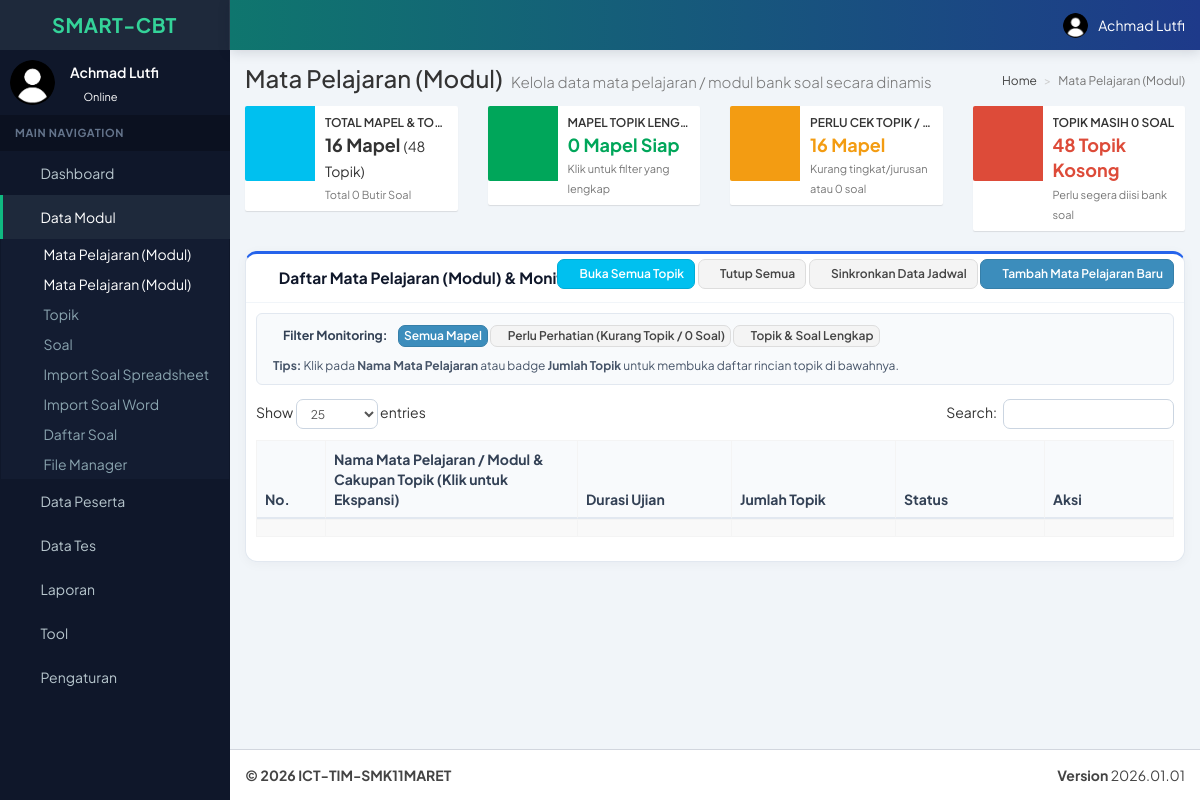
/index.php/manager/modul_mapel (signed in), run on an earlier commit of the app's database.
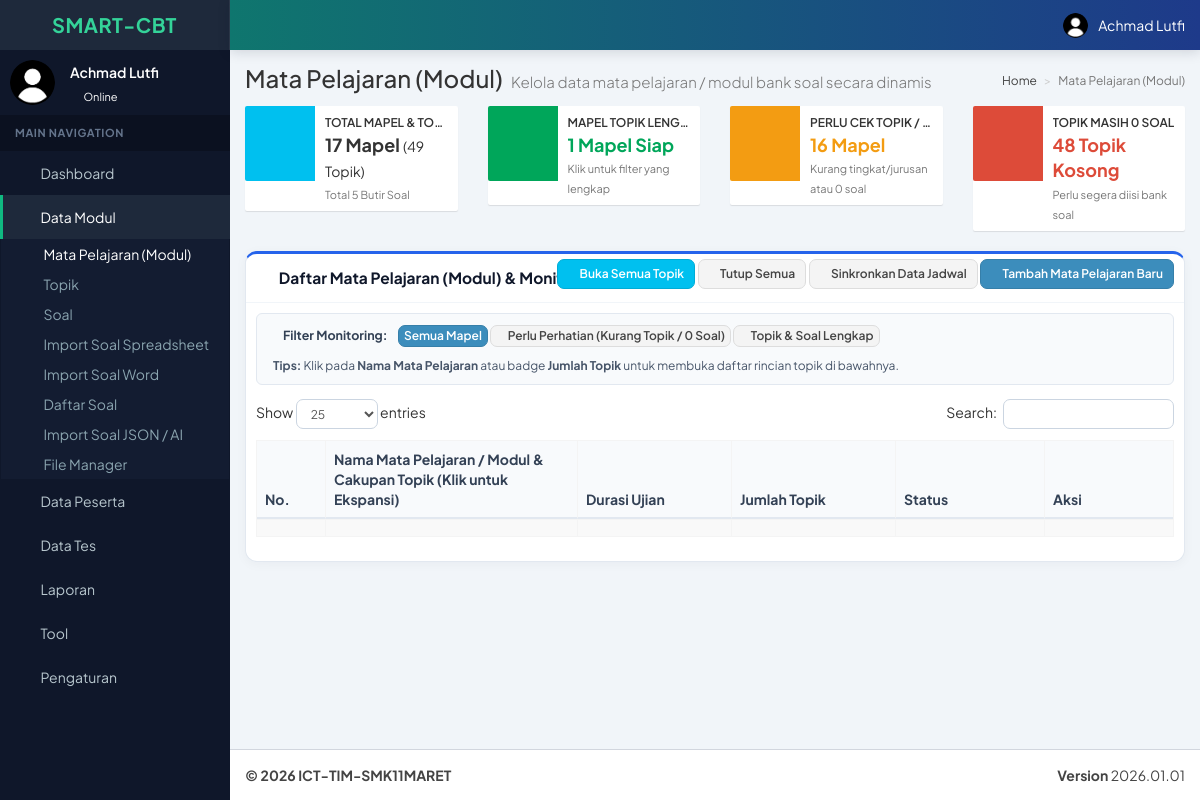
And on a later commit of the database.
### tables this page shows
CREATE TABLE `user_menu` (
  `id` int(11) NOT NULL AUTO_INCREMENT,
  `tipe` int(11) NOT NULL DEFAULT 1 COMMENT '0=parent, 1=child',
  `parent` varchar(50) DEFAULT NULL,
  `kode_menu` varchar(50) NOT NULL,
  `nama_menu` varchar(100) NOT NULL,
  `url` varchar(150) NOT NULL DEFAULT '#',
  `icon` varchar(75) NOT NULL DEFAULT 'fa fa-circle-o',
  `urutan` int(11) NOT NULL,
  PRIMARY KEY (`id`),
  UNIQUE KEY `kode_menu` (`kode_menu`)
);

### application/libraries/Template.php (called while the page is built, shortened)
<?php  if ( ! defined('BASEPATH')) exit('No direct script access allowed');
	class Template{
		protected $_ci;
		function __construct(){
			$this->_ci=&get_instance();
		}
		function display_admin($template, $title, $data=null){
			$data['sidemenu']=$this->_ci->users_model->get_menu($data['kode_menu'], $this->_ci->access->get_level());;
		}
	}
?>

### application/controllers/manager/Modul_mapel.php (called while the page is built, shortened)
<?php if ( ! defined('BASEPATH')) exit('No direct script access allowed');
class Modul_mapel extends Member_Controller {
	private $kode_menu = 'modul-mapel';
	private $kelompok = 'modul';
	private $url = 'manager/modul_mapel';
    function __construct(){
        $q_dup_akses = $this->db->where('kode_menu', $this->kode_menu)->where('level', 'admin')->order_by('id', 'ASC')->get('user_akses');
        if($q_dup_akses->num_rows() > 1){
            $rows_a = $q_dup_akses->result();
            for($k = 1; $k < count($rows_a); $k++){
                $this->db->where('id', $rows_a[$k]->id)->delete('user_akses');
            }
        }
	}
    public function index(){
        $data['kode_menu'] = $this->kode_menu;
        $data['url'] = $this->url;
        $summary = $this->get_monitoring_summary();
        $data['summary'] = $summary;
        $this->template->display_admin($this->kelompok.'/modul_mapel_view', 'Mata Pelajaran (Modul)', $data);
    }
    private function analyze_modul_topics($modul_id, $modul_nama, $topik_rows){
        $nama_upper = strtoupper($modul_nama);
        $is_kejuruan = (
            strpos($nama_upper, 'KEAHLIAN') !== false ||
            strpos($nama_upper, 'KEJURUAN') !== false ||
            strpos($nama_upper, 'MAPEL PILIHAN') !== false ||
            strpos($nama_upper, 'PRODUKTIF') !== false
        );
        $specific_tingkat = '';
        if(preg_match('/\b(XII|12)\b/i', $modul_nama)){
            $specific_tingkat = 'XII';
        }else if(preg_match('/\b(XI|11)\b/i', $modul_nama)){
            $specific_tingkat = 'XI';
        }else if(preg_match('/\b(X|10)\b/i', $modul_nama)){
            $specific_tingkat = 'X';
        }
        $tingkat_found = array('X' => 0, 'XI' => 0, 'XII' => 0);
        $jurusan_found = array('TKR' => 0, 'TSM' => 0, 'TKJ' => 0, 'OTKP' => 0, 'AKL' => 0);
        $jurusan_aliases = array(
            'TKR'  => array('TKR', 'TKRO', 'OTOMOTIF'),
            'TSM'  => array('TSM', 'TBSM', 'OTOMOTIF'),
            'TKJ'  => array('TKJ', 'TJKT'),
            'OTKP' => array('OTKP', 'MPLB', 'MP', 'AP'),
            'AKL'  => array('AKL', 'AK')
        );
        $total_soal_modul = 0;
        $topik_kosong_count = 0;
        $topik_terjadwal_count = 0;
        $topik_details = array();
        foreach($topik_rows as $t){
            $t_upper = strtoupper($t->topik_nama);
            $t_tingkat = '';
            if(preg_match('/\b(XII|12)\b/', $t_upper)){
                $t_tingkat = 'XII';
                $tingkat_found['XII']++;
            }else if(preg_match('/\b(XI|11)\b/', $t_upper)){
                $t_tingkat = 'XI';
                $tingkat_found['XI']++;
            }else if(preg_match('/\b(X|10)\b/', $t_upper)){
                $t_tingkat = 'X';
                $tingkat_found['X']++;
            }else if(!empty($specific_tingkat)){
                $t_tingkat = $specific_tingkat;
                $tingkat_found[$specific_tingkat]++;
            }
            $t_jurusan_list = array();
            foreach($jurusan_aliases as $j_key => $aliases){
                foreach($aliases as $al){
                    if(preg_match('/\b'.preg_quote($al, '/').'\b/', $t_upper)){
                        $jurusan_found[$j_key]++;
                        $t_jurusan_list[] = $j_key;
                        break;
                    }
                }
            }
            $jml_soal = isset($t->jml_soal) ? intval($t->jml_soal) : 0;
            $jml_tes = isset($t->jml_tes) ? intval($t->jml_tes) : 0;
            $total_soal_modul += $jml_soal;
            if($jml_soal == 0){
                $topik_kosong_count++;
            }
            if($jml_tes > 0){
                $topik_terjadwal_count++;
            }
            $topik_details[] = array(
                'topik_id' => $t->topik_id,
                'topik_nama' => $t->topik_nama,
                'topik_detail' => $t->topik_detail,
                'topik_aktif' => $t->topik_aktif,
                'tingkat' => $t_tingkat,
                'jurusan' => !empty($t_jurusan_list) ? implode('/', $t_jurusan_list) : 'Umum',
                'jml_soal' => $jml_soal,
                'jml_tes' => $jml_tes
            );
        }
        $missing_items = array();
        $coverage_badges = '';
        if(count($topik_rows) == 0){
            $missing_items[] = 'Belum ada topik sama sekali';
        }else if($is_kejuruan){
            foreach(array('TKR', 'TSM', 'TKJ', 'OTKP', 'AKL') as $jk){
                if($jurusan_found[$jk] > 0){
                    $coverage_badges .= '<span class="label label-success" style="margin-right:3px; font-size:10px;" title="Topik jurusan '.$jk.' sudah tersedia"><i class="fa fa-check"></i> '.$jk.'</span>';
                }else{
                    $coverage_badges .= '<span class="label label-danger" style="margin-right:3px; font-size:10px;" title="Belum ada topik untuk jurusan '.$jk.'"><i class="fa fa-exclamation-circle"></i> '.$jk.'?</span>';
                    $missing_items[] = 'Jurusan '.$jk;
                }
            }
        }else{
            $expected_tingkat = array('X', 'XI', 'XII');
            if(in_array($nama_upper, array('IPAS', 'INFORMATIKA'))){
                $expected_tingkat = array('X');
            }else if($nama_upper == 'PKK'){
                $expected_tingkat = array('XI', 'XII');
            }else if(strpos($nama_upper, 'SIMULASI') !== false || $nama_upper == 'DEFAULT'){
                $expected_tingkat = array();
            }else if(!empty($specific_tingkat)){
                $expected_tingkat = array($specific_tingkat);
            }
            foreach($expected_tingkat as $tk){
                if($tingkat_found[$tk] > 0){
                    $coverage_badges .= '<span class="label label-success" style="margin-right:3px; font-size:10px;" title="Topik Kelas '.$tk.' sudah tersedia"><i class="fa fa-check"></i> Kls '.$tk.'</span>';
                }else{
                    $coverage_badges .= '<span class="label label-warning" style="margin-right:3px; font-size:10px;" title="Belum ada topik untuk Kelas '.$tk.'"><i class="fa fa-exclamation-triangle"></i> Kls '.$tk.'?</span>';
                    $missing_items[] = 'Kelas '.$tk;
                }
            }
        }
        $is_warning = (!empty($missing_items) || $topik_kosong_count > 0 || count($topik_rows) == 0);
        return array(
            'jml_topik' => count($topik_rows),
            'total_soal' => $total_soal_modul,
            'topik_kosong' => $topik_kosong_count,
            'topik_terjadwal' => $topik_terjadwal_count,
            'is_kejuruan' => $is_kejuruan,
            'coverage_badges' => $coverage_badges,
            'missing_items' => $missing_items,
            'is_warning' => $is_warning,
            'topik_details' => $topik_details
        );
    }
    public function get_monitoring_summary(){
        $moduls = $this->db->order_by('modul_id', 'DESC')->get('cbt_modul')->result();
        $sql_topik = "
            SELECT t.*,
                   (SELECT COUNT(*) FROM cbt_soal s WHERE s.soal_topik_id = t.topik_id) AS jml_soal,
                   (SELECT COUNT(*) FROM cbt_tes_topik_set ts WHERE ts.tset_topik_id = t.topik_id) AS jml_tes
            FROM cbt_topik t
            ORDER BY t.topik_id ASC
        ";
        $all_topiks = $this->db->query($sql_topik)->result();
        $topik_by_modul = array();
        foreach($all_topiks as $tr){
            $topik_by_modul[$tr->topik_modul_id][] = $tr;
        }
        $total_modul = count($moduls);
        $total_topik = count($all_topiks);
        $total_soal_all = 0;
        $modul_lengkap = 0;
        $modul_perlu_perhatian = 0;
        $topik_kosong_all = 0;
        foreach($moduls as $m){
            $t_list = isset($topik_by_modul[$m->modul_id]) ? $topik_by_modul[$m->modul_id] : array();
            $an = $this->analyze_modul_topics($m->modul_id, $m->modul_nama, $t_list);
            $total_soal_all += $an['total_soal'];
            $topik_kosong_all += $an['topik_kosong'];
            if($an['is_warning']){
                $modul_perlu_perhatian++;
            }else{
                $modul_lengkap++;
            }
        }
        return array(
            'total_modul' => $total_modul,
            'total_topik' => $total_topik,
            'total_soal' => $total_soal_all,
            'modul_lengkap' => $modul_lengkap,
            'modul_perlu_perhatian' => $modul_perlu_perhatian,
            'topik_kosong' => $topik_kosong_all
        );
    }
}

### index.php (called while the page is built, shortened)
<?php
require_once BASEPATH.'core/CodeIgniter.php';

### application/models/Users_model.php (the view, shortened to what the rows shown need)
<?php  if ( ! defined('BASEPATH')) exit('No direct script access allowed');
class Users_model extends CI_Model{
    function get_parent_menu($child_menu){
        $sql = 'SELECT `user_menu`.`parent` FROM user_menu WHERE `user_menu`.`kode_menu`="'.$child_menu.'"';
        $query = $this->db->query($sql);
        if($query->num_rows()>0){
            $hasil = $query->row()->parent;
        }else{
            $hasil = 'KOSONG';
        }
        return $hasil;
    }
    function get_menu($kode_menu, $level){
        $this->db->select('user_menu.parent')
                 ->where('(user_akses.level="'.$level.'")')
				 ->join('user_menu', 'user_akses.kode_menu = user_menu.kode_menu')
                 ->from('user_akses')
				 ->group_by('user_menu.parent');
		$result = $this->db->get()->result();
		$data_menu = array();
		foreach($result as $temp){
			$data_menu[] = $temp->parent;
		}
		$this->db->where_in('kode_menu', $data_menu)
                 ->from('user_menu')
				 ->order_by('urutan', 'ASC');
		$result = $this->db->get();
        $parent_kode_menu = $this->get_parent_menu($kode_menu);
        $menu = '';
        if($result->num_rows()>0){
            foreach ($result->result() as $temp){
                $parent_active='';
                if($temp->kode_menu==$parent_kode_menu){
					$parent_active=' active ';
    			}
                $sql_child = 'SELECT user_menu.* FROM `user_akses` INNER JOIN `user_level` ON (`user_akses`.`level` = `user_level`.`level`)
                    INNER JOIN `user_menu` ON (`user_akses`.`kode_menu` = `user_menu`.`kode_menu`) WHERE user_akses.`level`="'.$level.'"
                    AND user_menu.`tipe`=1 AND user_menu.parent="'.$temp->kode_menu.'" ORDER BY user_menu.`urutan` ASC';
                $result_child = $this->db->query($sql_child);
                $menu_child = '';
                $menu_child_count = 0;
                if($result_child->num_rows()>0){
                    $menu_child = $menu_child.'<ul class="treeview-menu">';
                    foreach ($result_child->result() as $child){
                        $child_active='';
                        if($kode_menu==$child->kode_menu){
                            $child_active='active';
                        }
                        $menu_child = $menu_child.'
                            <li class="'.$child_active.'"><a href="'.site_url().'/'.$child->url.'"><i class="fa fa-circle-o"></i> '.$child->nama_menu.'</a></li>
                        ';
                        $menu_child_count++;
                    }
                    $menu_child = $menu_child.'</ul>';
                }
                $menu = $menu.'
                    <li class="treeview '.$parent_active.'">
                        <a href="'.site_url().'/'.$temp->url.'">
        					<i class="'.$temp->icon.'"></i>
        					<span>'.$temp->nama_menu.'</span>';
                if($menu_child_count>0){
                    $menu = $menu.'<i class="fa fa-angle-left pull-right"></i>';
                }
                $menu = $menu.'</a>';
                $menu = $menu.'
                    '.$menu_child;
                $menu = $menu.'</li>';
            }
        }
        return $menu;
    }
}

What changed in the data, as far as the page shows it:
computed for user_menu: nama_menu "Mata Pelajaran (Modul) Mata Pelajaran (Modul)" → "Mata Pelajaran (Modul)"
added user_menu: nama_menu "Import Soal JSON / AI"
Also different on the page:
$summary['total_modul']: "16" → "17"
$summary['total_topik']: "48" → "49"
$summary['total_soal']: "0" → "5"
$summary['modul_lengkap']: "0" → "1"
